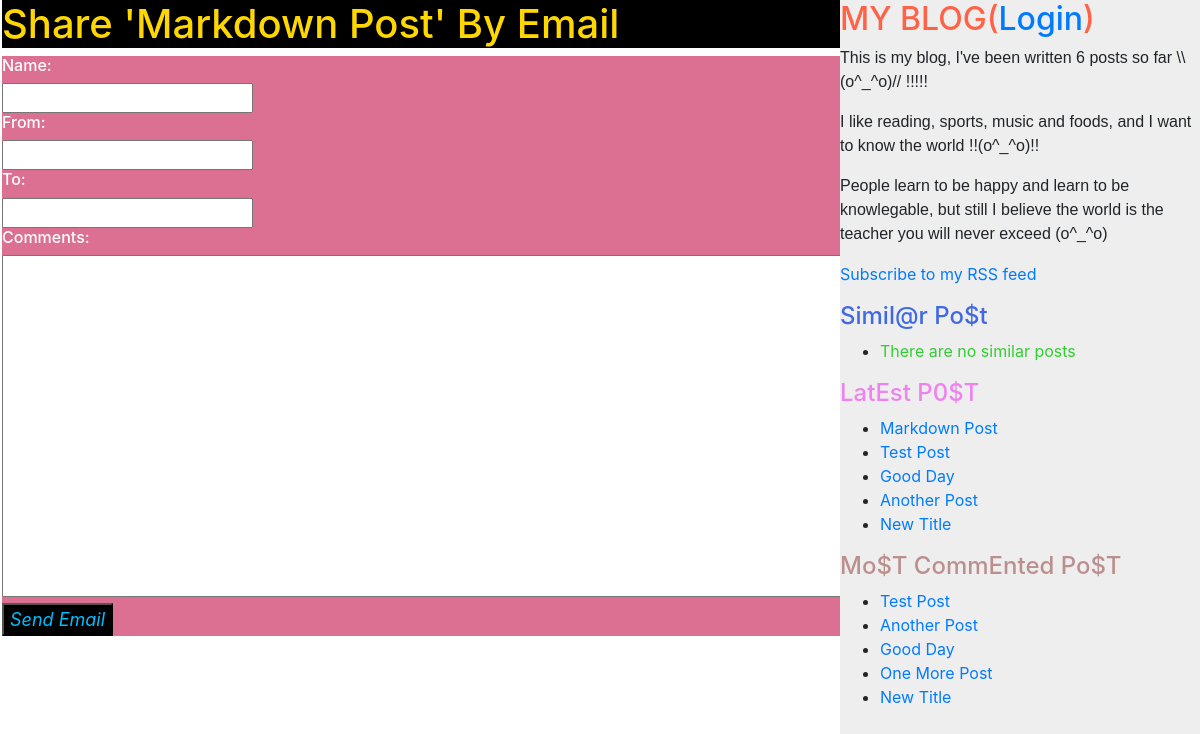
The app's page /post/10/share/, older data.
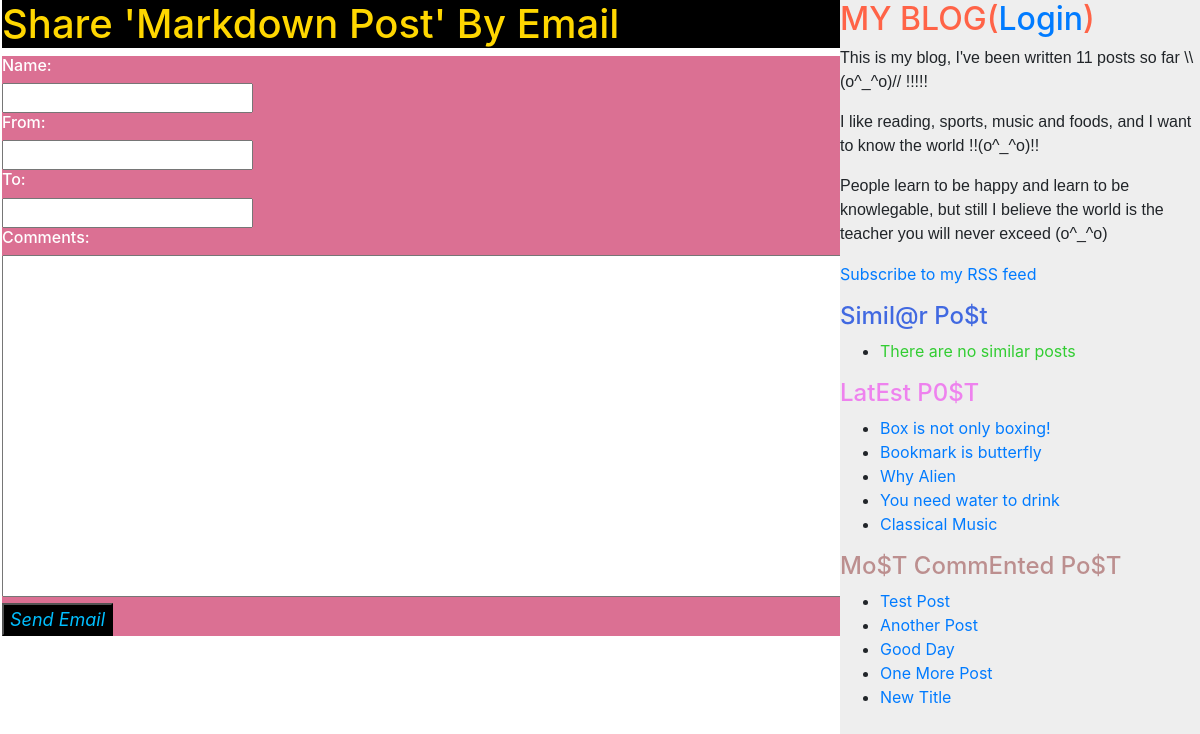
The same page, newer data.
### blog/models.py (models this page shows, shortened)
class Post(models.Model):
    objects = models.Manager()
    published = PublishedManager()
    tags = TaggableManager()
    STATUS_CHOICES = (
        ('draft', 'Draft'),
        ('published', 'Published'),
    )
    title = models.CharField(max_length=250)
    slug = models.SlugField(max_length=250, unique_for_date='publish')
    author = models.ForeignKey(User, on_delete=models.CASCADE, related_name='blog_posts')
    body = models.TextField()
    publish = models.DateTimeField(default=timezone.now)
    created = models.DateTimeField(auto_now_add=True)
    updated = models.DateTimeField(auto_now_add=True)
    status = models.CharField(max_length=10, choices=STATUS_CHOICES, default='published')
    class Meta:
        ordering = ('-publish', )
    def get_absolute_url(self):
        return reverse('blog:post_detail', args=[self.publish.year, self.publish.strftime('%m'), self.publish.strftime('%d'), self.slug])

### blog/views.py (the view)
# urls.py: path('post/<int:post_id>/share/', views.post_share, name='post_share'),
def post_share(request, post_id):
    post = get_object_or_404(Post, id=post_id, status='published')
    sent = False
    cleaned_data = None
    if request.method == 'POST':
        form = EmailPostForm(request.POST)
        if form.is_valid():
            cleaned_data = form.cleaned_data
            post_url = request.build_absolute_uri(post.get_absolute_url())
            subject = '{}({}) recommends you reading "{}"'.format(cleaned_data['name'], cleaned_data['email'], post.title)
            message = 'Read "{}" at {}\n\n\'s comments: {}'.format(post.title, post_url, cleaned_data['name'], cleaned_data['comments'])
            cleaned_data['to'] = cleaned_data.get('to', '').split(',')
            cleaned_data['to'] = [r.strip() for r in cleaned_data['to'] if r.strip()]
            send_mail(subject, message, from_email=cleaned_data['email'], recipient_list=cleaned_data['to'], fail_silently=False)
            sent = True
    else:
        form = EmailPostForm()
    return render(request, 'blog/post/share.html', {'post': post, 'form': form, 'sent': sent, 'cleaned_data': cleaned_data})

### blog/forms.py
class EmailPostForm(forms.Form):
    name = forms.CharField(required=True)
    email = forms.EmailField(required=True)
    to = forms.EmailField(required=True, widget=forms.Textarea)
    comments = forms.CharField(required=False, widget=forms.Textarea)

### blog/models.py (called while the page is built)
    def get_queryset(self):
        return super().get_queryset().filter(status='published')

### blog/templatetags/blog_tags.py (called while the page is built)
@register.simple_tag
def total_posts():
    return Post.published.count()

@register.inclusion_tag('blog/post/latest_posts.html')
def show_latest_posts(count=5):
    latest_posts = Post.published.order_by('-publish')[:count]
    return {'latest_posts': latest_posts}

@register.simple_tag
def get_most_commented_posts(count=5):
    return Post.published.annotate(total_comments=Count('comments')).order_by('-total_comments')[:count]

### blog/templates/blog/post/share.html (shortened to what this page needs)
{% extends "blog/base.html" %}
{% block content %}
{% if sent %}
    <h1 style="background-color: black; color: whitesmoke;">Email Successfully Sent</h1><br>
    <h6 style="color:darkgoldenrod; font-style: italic">'{{ post.title }}' was successfully sent to {{ cleaned_data.to.0 }}!</h6><br>
    <h6 style="color:cornflowerblue">(\(^_^)/)</h6>
{% else %}
    <h1 style="background-color:black; color: gold;">Share '{{ post.title }}' By Email</h1>
    <div class="share_mail" style="background-color:palevioletred; color: white;">
        <form action="." method="post">
            <h6>Name:</h6>
            <input type="text" id="name" name="name" style="width: 30%" required><br>
            <h6>From:</h6>
            <input type="email" id="email" name="email" style="width: 30%;" required><br>
            <h6>To:</h6>
            <input type="email" id="to" name="to" style="width: 30%;" required><br>
            <h6>Comments:</h6>
            <textarea id="comments" name="comments" rows="14" cols="94" required></textarea><br>
            <input type="submit" value="Send Email" style="background-color:black; color:deepskyblue; font-size: large; font-style: italic;">
        </form>
    </div>
{% endif %}
{% endblock content %}

### blog/templates/blog/base.html (shortened to what this page needs)
{% load static %}
{% load blog_tags %}
<!DOCTYPE html>
<html>
    <head>
        <link rel="stylesheet" href="https://cdnjs.cloudflare.com/ajax/libs/twitter-bootstrap/4.3.1/css/bootstrap.min.css">
    </head>
    <body>
        <div>
            <div id="content" style="float:left;padding-left:2px;width:70vw;height: 100vh;">
            {% block content %}
            {% endblock content %}
            </div>
            <div id="sidebar" style="background-color:#EEEEEE;float:left;width:30vw;height: 100vmax;">
                <h2 style="color:tomato;">MY BLOG(<a href="">Login</a>)</h2>
                <p style="font-family: Arial, Helvetica, sans-serif;">This is my blog, I've been written {% total_posts %} posts so far \\(o^_^o)// !!!!!</p>
                <p style="font-family: Arial, Helvetica, sans-serif;">I like reading, sports, music and foods, and I want to know the world !!(o^_^o)!!</p>
                <p style="font-family: Arial, Helvetica, sans-serif;">People learn to be happy and learn to be knowlegable, but still I believe the world is the teacher you will never exceed (o^_^o)</p>
                <p><a href="{% url 'blog:post_feed' %}">Subscribe to my RSS feed</a></p>
                <h4 style="color:royalblue;">Simil@r Po$t</h4>
                <ul>
                    {% for post in similar_posts %}
                    <li>
                        <a href="{{ post.get_absolute_url }}">{{ post.title }}</a>
                    </li>
                    {% empty %}
                    <li>
                        <a style="color:limegreen">There are no similar posts</a>
                    </li>
                    {% endfor %}
                </ul>
                <h4 style="color:violet;">LatEst P0$T</h4>
                {% show_latest_posts 5 %}
                <h4 style="color:rosybrown;">Mo$T CommEnted Po$T</h4>
                {% get_most_commented_posts as most_commented_posts %}
                <ul>
                    {% for post in most_commented_posts %}
                    <li>
                        <a href="{{ post.get_absolute_url }}">{{ post.title }}</a>
                    </li>
                    {% endfor %}
                </ul>
            </div>
        </div>
    </body>
</html>

### blog/templates/blog/post/latest_posts.html
<ul>
    {% for post in latest_posts %}
    <li>
        <a href="{{ post.get_absolute_url }}">{{ post.title }}</a>
    </li>
    {% endfor %}
</ul>

Row changes from the older to the newer data that the page shows:
no longer on one of the page's lists (row edited): Post: title "Markdown Post"
no longer on one of the page's lists (row unchanged): Post: title "Test Post"
no longer on one of the page's lists (row unchanged): Post: title "Another Post"
no longer on one of the page's lists (row unchanged): Post: title "Good Day"
no longer on one of the page's lists (row unchanged): Post: title "New Title"
added Post: title "Box is not only boxing!", shown under "LatEst P0$T"
added Post: title "Bookmark is butterfly", shown under "LatEst P0$T"
added Post: title "Why Alien", shown under "LatEst P0$T"
added Post: title "You need water to drink", shown under "LatEst P0$T"
added Post: title "Classical Music", shown under "LatEst P0$T"
Text that changed along with them:
text no longer shown: "6"
text now shown: "11"
